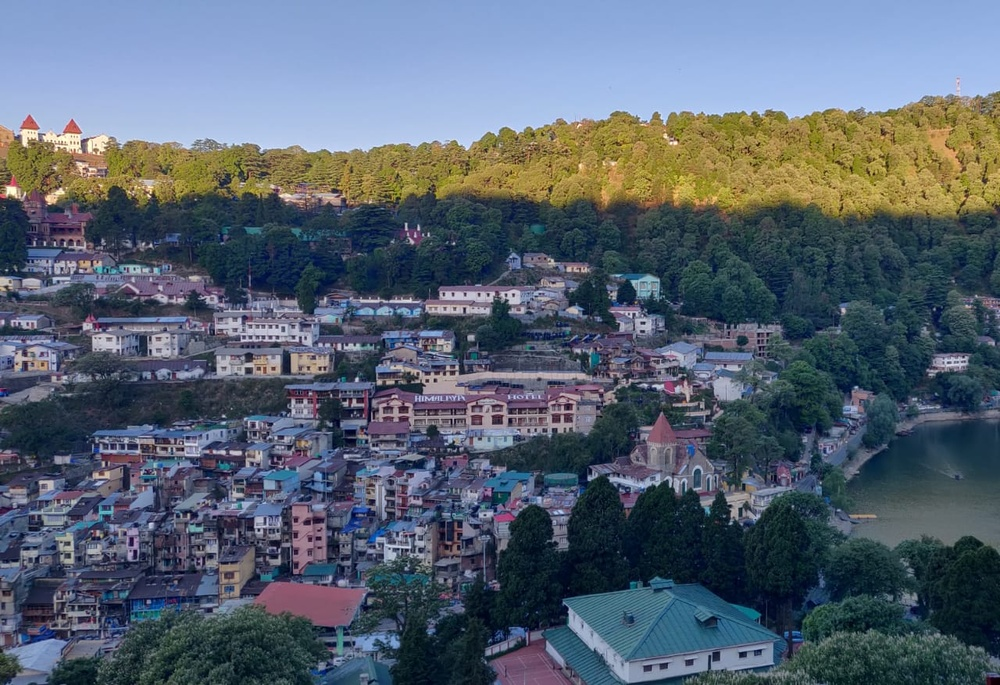
#> input picture part2/left1.jpg, 1000 x 685 px, shrunk from 1280 x 877 before the run
$ jupyter execute panora.ipynb
#> lines starting #> are read from the running program, lines starting #| are printed output that depends on the picture
[cell 1]
import cv2
import numpy as np
import matplotlib.pyplot as plt
# Load the images
img1 = cv2.imread("left1.jpg")
#> img1 is the input picture: shape (685, 1000, 3); mean B, G, R 112.4, 98.5, 87.2
img2 = cv2.imread("right1.jpg")
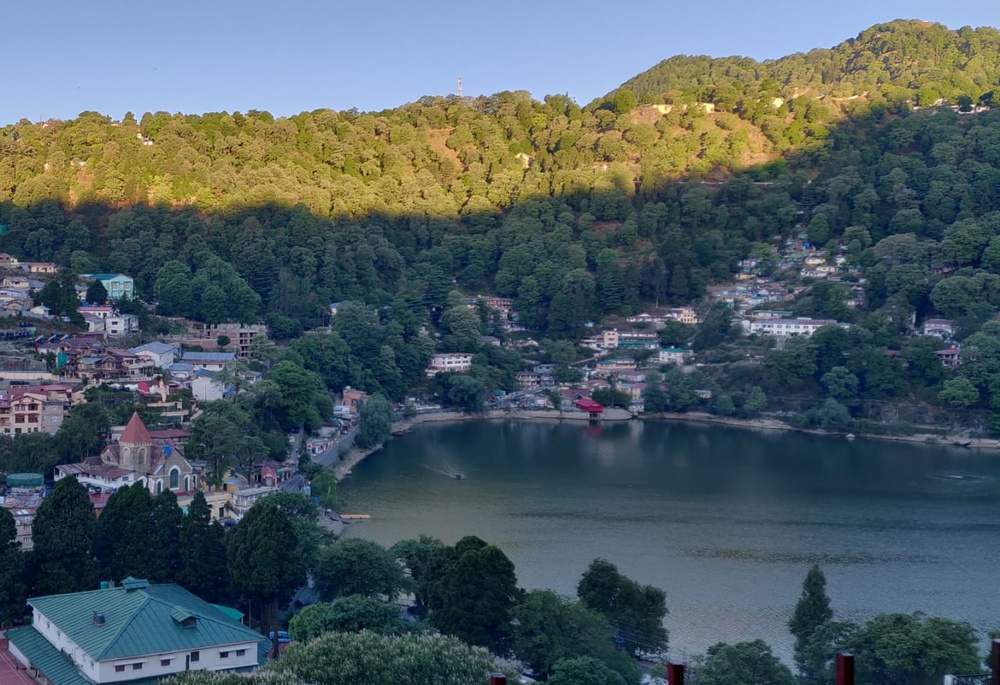
#> input picture part2/right1.jpg, 1000 x 685 px, shrunk from 1280 x 877 before the run
#> img2 is the input picture: shape (685, 1000, 3); mean B, G, R 99.9, 92.7, 78.2

# Convert to grayscale
gray1 = cv2.cvtColor(img1, cv2.COLOR_BGR2GRAY)
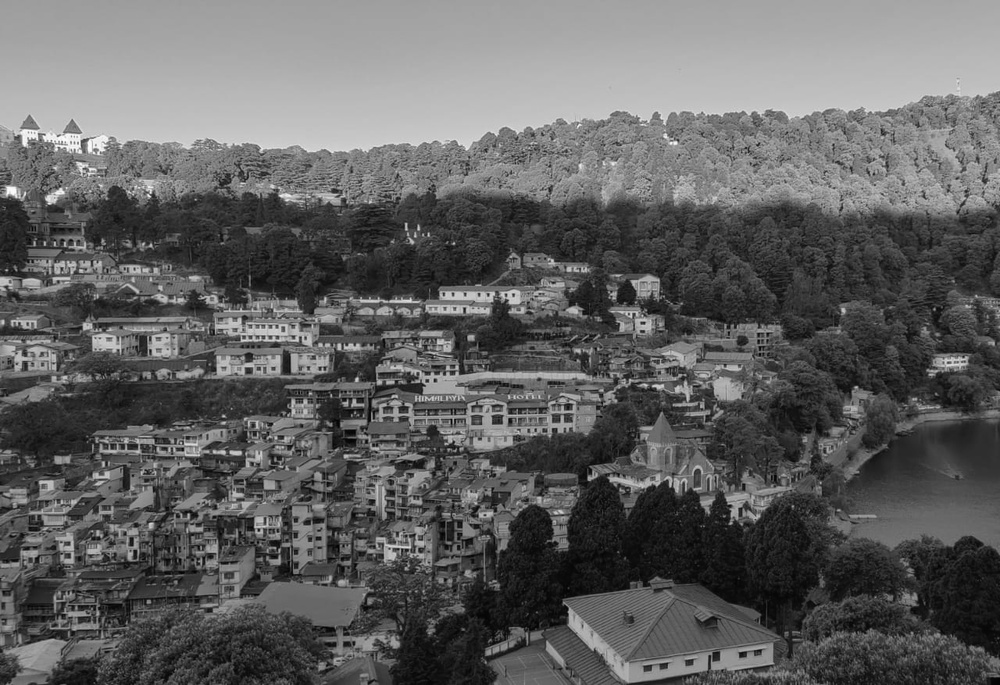
#> gray1: shape (685, 1000); min 2, max 252, mean 96.7
gray2 = cv2.cvtColor(img2, cv2.COLOR_BGR2GRAY)
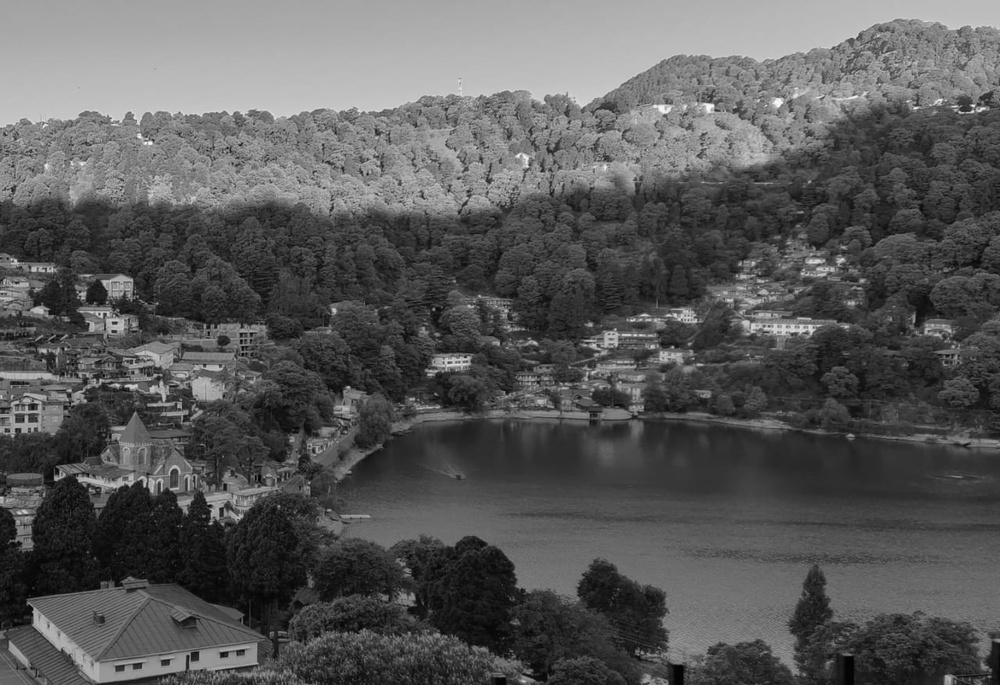
#> gray2: shape (685, 1000); min 1, max 249, mean 89.2

# [5 lines of commented-out code are left out]

[cell 2]
# Create SIFT detector with higher contrast threshold to remove weak keypoints
sift = cv2.SIFT_create(contrastThreshold=0.03)  # Higher value removes low-contrast keypoints

# Detect keypoints and compute descriptors
kp1, des1 = sift.detectAndCompute(gray1, None)
#> kp1 = 8519 keypoints; strongest (x, y, size): (11, 191, 7.8), (259, 530, 2), (513, 295, 2.1), (435, 380, 2.5)
kp2, des2 = sift.detectAndCompute(gray2, None)
#> kp2 = 7096 keypoints; strongest (x, y, size): (973, 106, 2.1), (115, 323, 2.8), (972, 111, 2.1), (223, 655, 4.7)

# Draw keypoints on images
img1_kp = cv2.drawKeypoints(gray1, kp1, None, flags=cv2.DRAW_MATCHES_FLAGS_DRAW_RICH_KEYPOINTS)
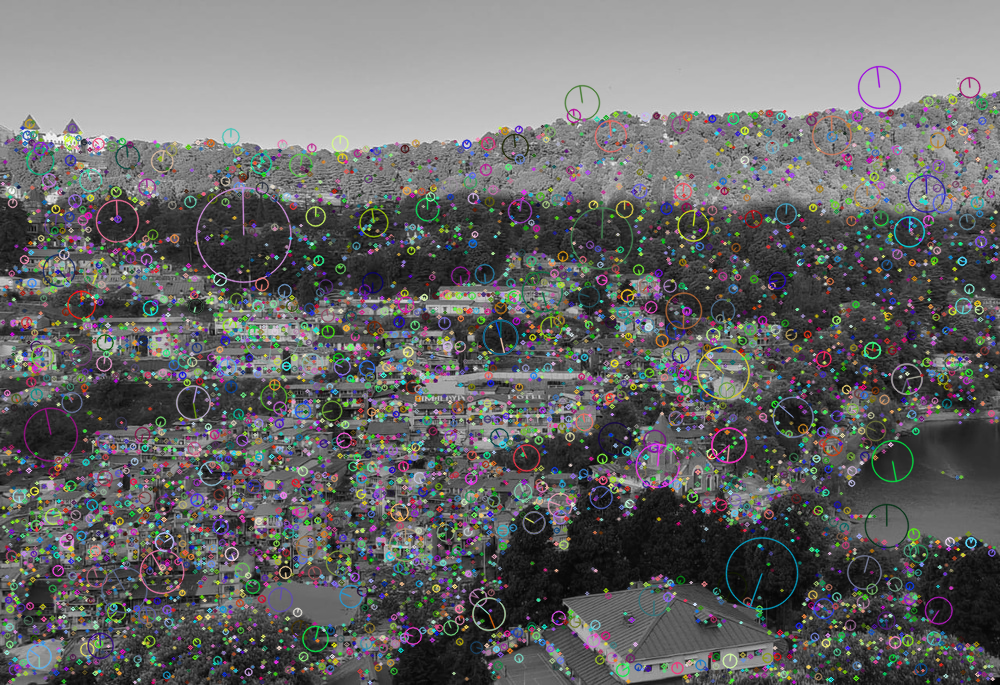
#> img1_kp: shape (685, 1000, 3); mean of channels 0, 1, 2 103, 103, 102.8; drawn as B, G, R
img2_kp = cv2.drawKeypoints(gray2, kp2, None, flags=cv2.DRAW_MATCHES_FLAGS_DRAW_RICH_KEYPOINTS)
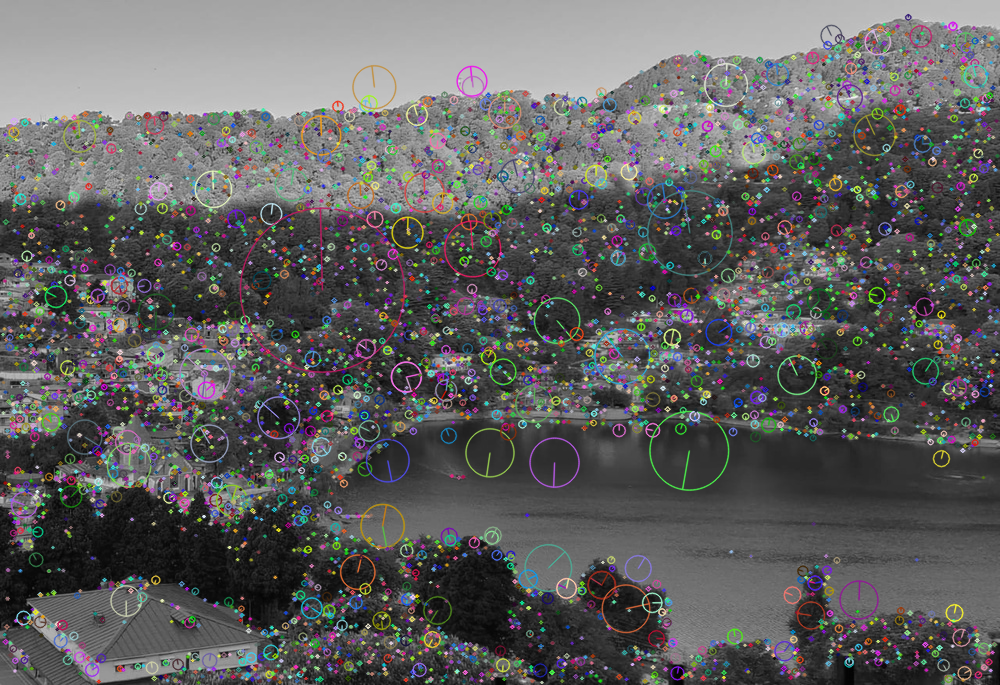
#> img2_kp: shape (685, 1000, 3); mean of channels 0, 1, 2 94.8, 95, 95.3; drawn as B, G, R

# Display keypoints using Matplotlib
fig, axes = plt.subplots(1, 2, figsize=(12, 6))

axes[0].imshow(img1_kp, cmap='gray')
axes[0].set_title(f"Keypoints in Image 1: {len(kp1)}")
axes[0].axis("off")

axes[1].imshow(img2_kp, cmap='gray')
axes[1].set_title(f"Keypoints in Image 2: {len(kp2)}")
axes[1].axis("off")

# Save the image

# Save the images
plt.imsave("keypoints_image1.png", img1_kp, cmap='gray')
plt.imsave("keypoints_image2.png", img2_kp, cmap='gray')

plt.show()

[cell 3]
# Detect keypoints and compute descriptors
kp1, des1 = sift.detectAndCompute(gray1, None)
kp2, des2 = sift.detectAndCompute(gray2, None)

# FLANN parameters
index_params = dict(algorithm=1, trees=5)  # KD-Tree for SIFT
search_params = dict(checks=50)  # Number of times the tree is recursively traversed

flann = cv2.FlannBasedMatcher(index_params, search_params)
matches = flann.knnMatch(des1, des2, k=2)  # KNN with k=2
#> matches = 8519 matches

# Apply Lowe’s ratio test to filter good matches
good_matches = [m for m, n in matches if m.distance < 0.7 * n.distance]
#> good_matches = 1983 matches

# Draw good matches
img_matches = cv2.drawMatches(gray1, kp1, gray2, kp2, good_matches, None, flags=cv2.DrawMatchesFlags_NOT_DRAW_SINGLE_POINTS)
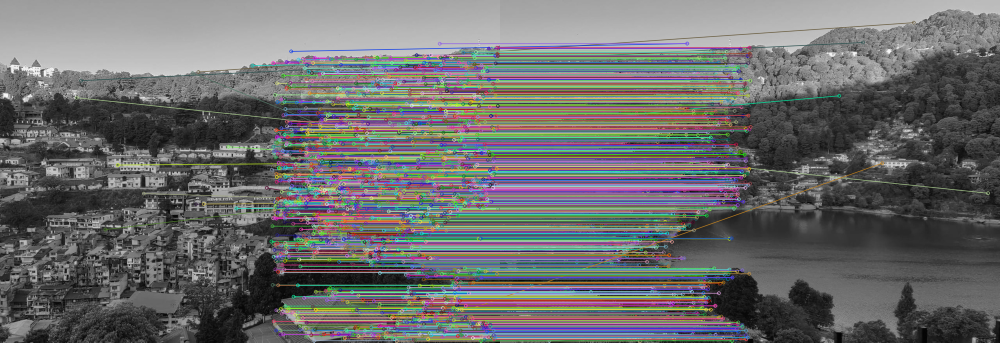
#> img_matches: shape (685, 2000, 3) (shown at 1/2 size); mean of channels 0, 1, 2 108.3, 108, 107.8; drawn as B, G, R

# Convert BGR to RGB for Matplotlib
img_matches_rgb = cv2.cvtColor(img_matches, cv2.COLOR_BGR2RGB)

# Save the image
plt.imsave("feature_matches.png", img_matches_rgb)


# Display using Matplotlib
plt.figure(figsize=(12, 6))
plt.imshow(img_matches_rgb)
plt.title(f"FLANN Feature Matching ({len(good_matches)} good matches)")
plt.axis("off")
plt.show()

[cell 4]
import cv2
import numpy as np
import matplotlib.pyplot as plt

if len(good_matches) > 4:
    # Extract matched keypoints
    src_pts = np.float32([kp1[m.queryIdx].pt for m in good_matches]).reshape(-1, 1, 2)
#> src_pts = 1983 rows, first 8: [153, 195], [161.8, 160.9], [210.3, 458.7], [235.1, 329.6], [287.2, 386.5], [384.7, 145.8], [391.4, 407.9], [396.4, 143.5]
    dst_pts = np.float32([kp2[m.trainIdx].pt for m in good_matches]).reshape(-1, 1, 2)
#> dst_pts = 1983 rows, first 8: [975.6, 386], [725.6, 84.48], [16.16, 363.6], [114.8, 322.9], [163.3, 413.8], [371.9, 544.2], [23.23, 405.1], [827.2, 44.83]

    # Compute homography
    H, mask = cv2.findHomography(src_pts, dst_pts, cv2.RANSAC, 5.0)
#> H = [[1.09, 8.88e-05, -589], [-5.64e-05, 1, 0.0355], [-9.02e-08, 1.42e-07, 1]]; mask = 1983 values, max 1 at index 14, min 0 at index 0, mean 0.988

    print("Homography Matrix:\n", H)
#| Homography Matrix:
#|  [[ 1.09447223e+00  8.87547333e-05 -5.88976456e+02]
#|  [-5.63662027e-05  1.00002283e+00  3.54905085e-02]
#|  [-9.02279307e-08  1.42172140e-07  1.00000000e+00]]

    # Get dimensions of img1 and img2
    height1, width1 = img1.shape[:2]
#> height1 = 685; width1 = 1000
    height2, width2 = img2.shape[:2]
#> height2 = 685; width2 = 1000

    # Warp img1 using homography
    corners_img1 = np.array([
        [0, 0], [width1, 0], [width1, height1], [0, height1]
    ], dtype=np.float32).reshape(-1, 1, 2)
    warped_corners = cv2.perspectiveTransform(corners_img1, H)
#> warped_corners = [[-589, 0.0355], [505.5, -0.0209], [505.6, 685], [-588.9, 685]]

    # Compute final bounding box
    min_x = min(warped_corners[:, 0, 0].min(), 0)
#> min_x = -589
    min_y = min(warped_corners[:, 0, 1].min(), 0)
#> min_y = -0.0209
    max_x = max(warped_corners[:, 0, 0].max(), width2)
#> max_x = 1000
    max_y = max(warped_corners[:, 0, 1].max(), height2)
#> max_y = 685

    # Compute final panorama size
    pano_width = int(max_x - min_x)
#> pano_width = 1588
    pano_height = int(max_y - min_y)
#> pano_height = 685

    # Adjust translation matrix
    translation_matrix = np.array([
        [1, 0, -min_x],
        [0, 1, -min_y],
        [0, 0, 1]
    ], dtype=np.float32)
#> translation_matrix = [[1, 0, 589], [0, 1, 0.0209], [0, 0, 1]]

    # Warp img1 into panorama space
    H_adjusted = translation_matrix @ H
#> H_adjusted = [[1.09, 0.000172, -1.56e-05], [-5.64e-05, 1, 0.0564], [-9.02e-08, 1.42e-07, 1]]
    img1_warped = cv2.warpPerspective(img1, H_adjusted, (pano_width, pano_height))
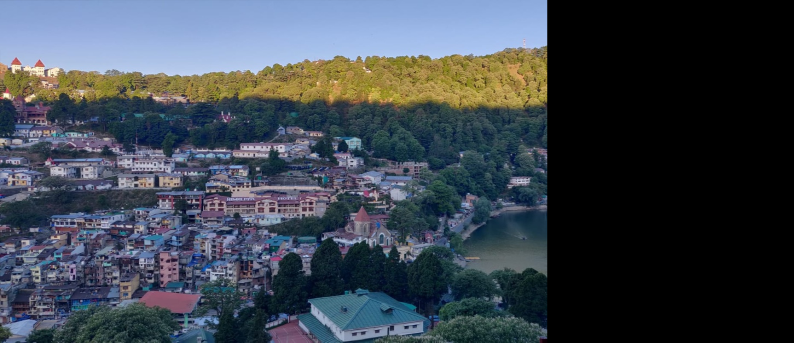
#> img1_warped: shape (685, 1588, 3) (shown at 1/2 size); mean B, G, R 77.4, 67.9, 60.1

    # Create the final panorama
    panorama = img1_warped.copy()

    # Overlay img2 at the correct position
    x_offset = int(-min_x)
#> x_offset = 588
    y_offset = int(-min_y)
#> y_offset = 0
    panorama[y_offset:y_offset+height2, x_offset:x_offset+width2] = img2
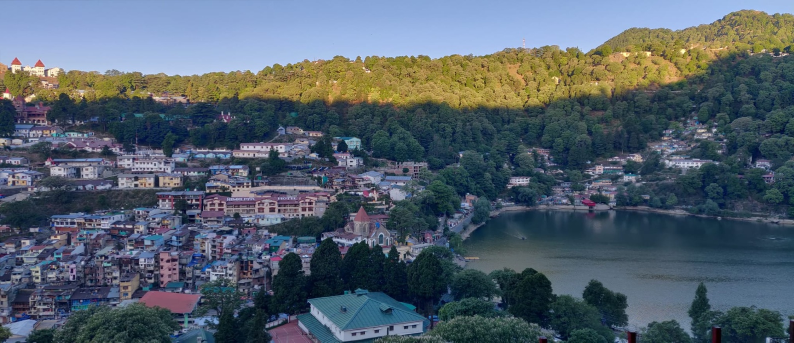
#> panorama: shape (685, 1588, 3) (shown at 1/2 size); mean B, G, R 107.5, 95.8, 83.4

    # Convert BGR to RGB for display
    panorama_rgb = cv2.cvtColor(panorama, cv2.COLOR_BGR2RGB)
    # Save the stitched panorama image
    plt.imsave("panorama_result.png", panorama_rgb)

    # Display the result
    plt.figure(figsize=(12, 6))
    plt.imshow(panorama_rgb)
    plt.title("Panorama Stitching")
    plt.axis("off")
    plt.show()

else:
    print("Not enough matches to compute homography!")
